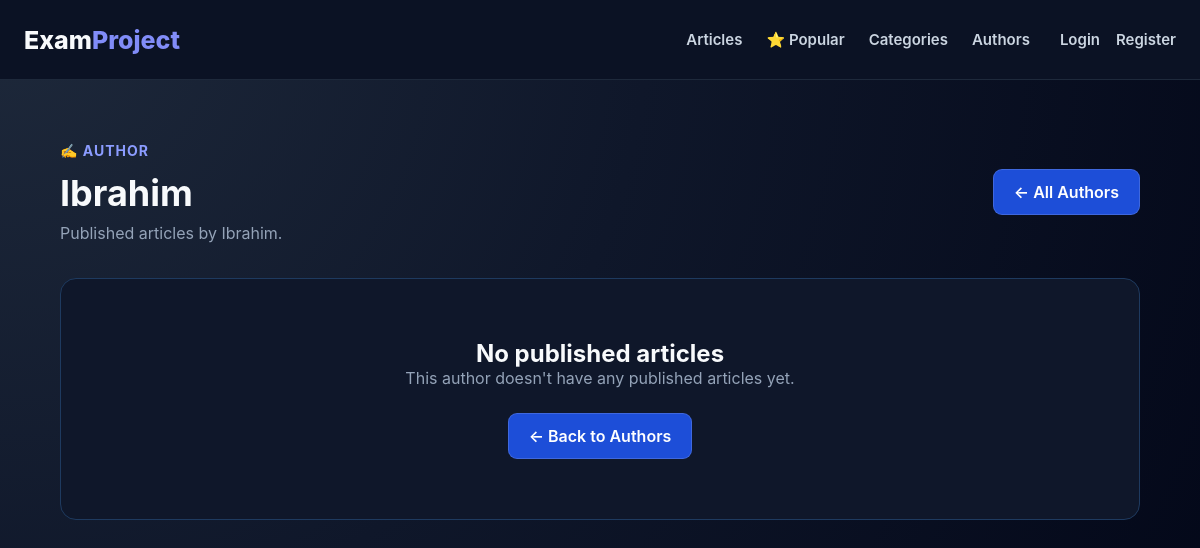
/articles/authors/1/, run on an earlier commit of the app's database.
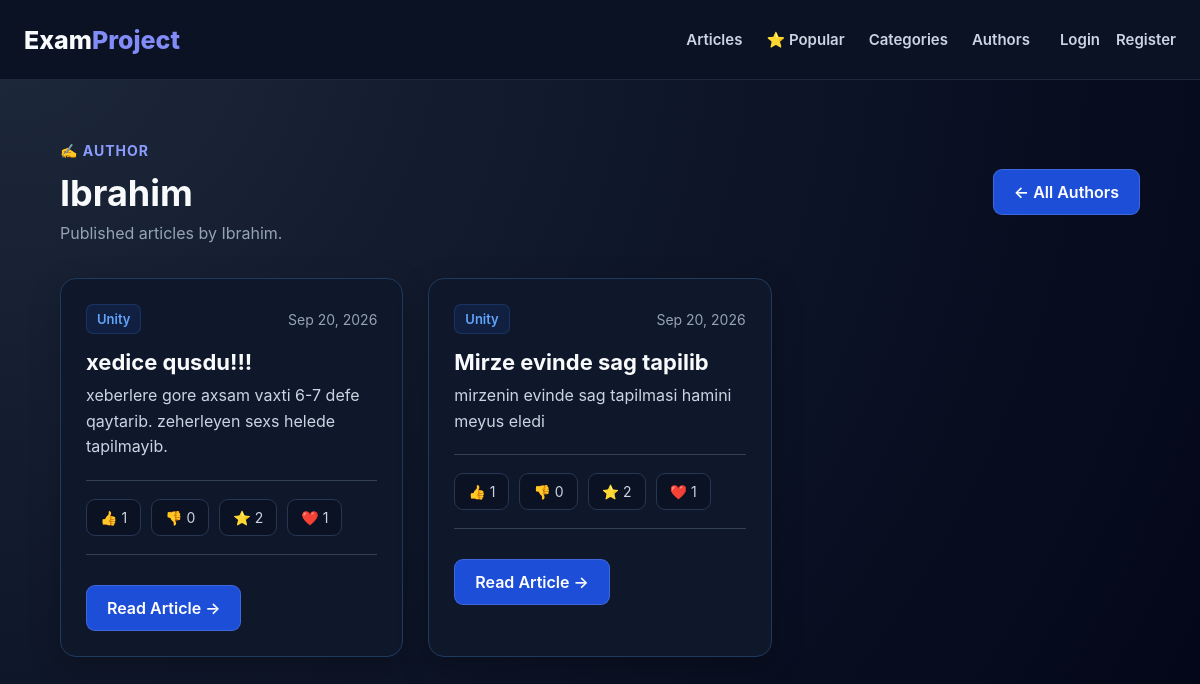
And on a later commit of the database.
### articles/models.py (models this page shows, shortened)
class Article(models.Model):
    title = models.CharField(
        max_length=200
    )
    image = models.ImageField(
        upload_to="articles/",
        blank=True,
        null=True
    )
    content = models.TextField()
    category = models.ForeignKey(
        Category,
        on_delete=models.SET_NULL,
        null=True,
        related_name="articles"
    )
    author = models.ForeignKey(
        User,
        on_delete=models.CASCADE,
        related_name="articles"
    )
    created_at = models.DateTimeField(
        auto_now_add=True
    )
    updated_at = models.DateTimeField(
        auto_now=True
    )
    status = models.CharField(
        max_length=20,
        choices=[
            ("pending", "Pending"),
            ("published", "Published"),
        ],
        default="pending"
    )
    likes = models.ManyToManyField(
        User,
        related_name="liked_articles",
        blank=True
    )
    dislikes = models.ManyToManyField(
        User,
        related_name="disliked_articles",
        blank=True
    )
    favorites = models.ManyToManyField(
        User,
        related_name="favorite_articles",
        blank=True
    )

class Category(models.Model):
    name = models.CharField(
        max_length=100,
        unique=True
    )

### articles/views.py (the view)
def author_articles(request, author_id):
    author = get_object_or_404(
        User,
        id=author_id
    )
    articles = Article.objects.filter(
        author=author,
        status="published"
    ).select_related(
        "author",
        "category"
    ).prefetch_related(
        "ratings",
        "likes",
        "dislikes",
        "favorites"
    ).order_by("-created_at")
    return render(request, "article/author_articles.html", {
        "author": author,
        "articles": articles
    })

### templates/article/author_articles.html (shortened to what this page needs)
{% extends "base.html" %}
{% block content %}
<div class="articles-container">
    <div class="articles-header">
        <div>
            <span class="authors-label">
                ✍️ AUTHOR
            </span>
            <h1>{{ author.username }}</h1>
            <p>
                Published articles by {{ author.username }}.
            </p>
        </div>
        <a
            href="{% url 'author_list' %}"
            class="btn btn-secondary"
        >
            ← All Authors
        </a>
    </div>
    {% if articles %}
        <div class="articles-grid">
            {% for article in articles %}
                <article class="article-card">
                    <div class="article-card-content">
                        <div class="article-meta">
                            {% if article.category %}
                                <span class="article-category">
                                    {{ article.category.name }}
                                </span>
                            {% endif %}
                            <span>
                                {{ article.created_at|date:"M d, Y" }}
                            </span>
                        </div>
                        <h2>
                            {{ article.title }}
                        </h2>
                        <p class="article-preview">
                            {{ article.content|truncatewords:30 }}
                        </p>
                        <div class="article-stats">
                            <span>
                                👍 {{ article.likes.count }}
                            </span>
                            <span>
                                👎 {{ article.dislikes.count }}
                            </span>
                            <span>
                                ⭐ {{ article.ratings.count }}
                            </span>
                            <span>
                                ❤️ {{ article.favorites.count }}
                            </span>
                        </div>
                        <a
                            href="{% url 'article_detail' article.id %}"
                            class="btn btn-secondary"
                        >
                            Read Article →
                        </a>
                    </div>
                </article>
            {% endfor %}
        </div>
    {% else %}
        <div class="empty-articles">
            <h2>No published articles</h2>
            <p>
                This author doesn't have any published articles yet.
            </p>
            <a
                href="{% url 'author_list' %}"
                class="btn btn-secondary"
            >
                ← Back to Authors
            </a>
        </div>
    {% endif %}
</div>
{% endblock %}

What changed in the data, as far as the page shows it:
added Article: category.name "Unity", created_at "Sep 20, 2026", title "xedice qusdu!!!", content "xeberlere gore axsam vaxti 6-7 defe qaytarib. zeherleyen sexs helede tapilmayib.", likes.count "1", dislikes.count "0", ratings.count "2", favorites.count "1"
added Article: category.name "Unity", created_at "Sep 20, 2026", title "Mirze evinde sag tapilib", content "mirzenin evinde sag tapilmasi hamini meyus eledi", likes.count "1", dislikes.count "0", ratings.count "2", favorites.count "1"
Also different on the page:
text no longer shown: "No published articles This author doesn't have any published articles yet. ← Back to Authors"
